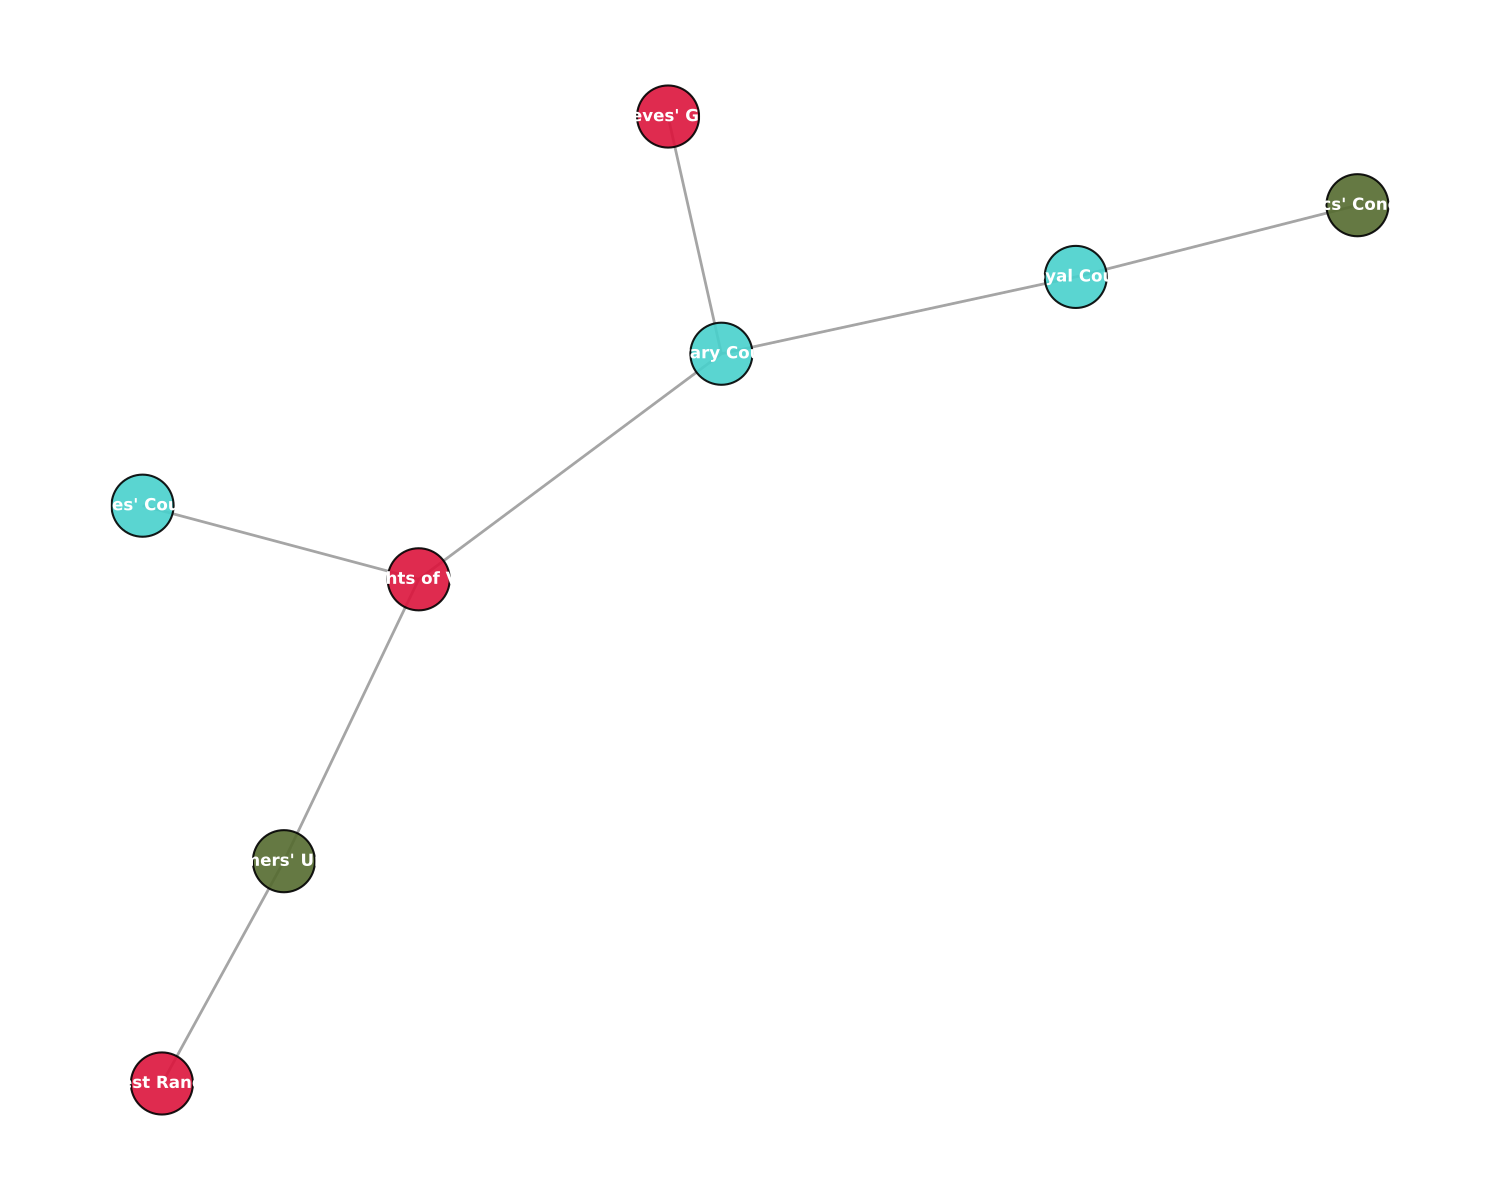

This figure's Python source:
import matplotlib.pyplot as plt
import networkx as nx

governance_bodies = [
    "Royal Court", "Military Council", "Farmers' Union", "Mages' Council",
    "Knights of Valor", "Thieves' Guild", "Forest Rangers", "Clerics' Conclave"
]

interactions = [
    ("Royal Court", "Military Council"),
    ("Farmers' Union", "Knights of Valor"),
    ("Military Council", "Knights of Valor"),
    ("Military Council", "Thieves' Guild"),
    ("Mages' Council", "Knights of Valor"),
    ("Forest Rangers", "Farmers' Union"),
    ("Clerics' Conclave", "Royal Court"),
]

node_categories = {
    "Leadership": ["Royal Court", "Military Council", "Mages' Council"],
    "Defense & Law": ["Knights of Valor", "Thieves' Guild", "Forest Rangers"],
    "Civilians": ["Farmers' Union", "Clerics' Conclave"]
}

colors = {
    "Leadership": 'mediumturquoise',
    "Defense & Law": 'crimson',
    "Civilians": 'darkolivegreen'
}

color_map = []
for body in governance_bodies:
    for category in node_categories:
        if body in node_categories[category]:
            color_map.append(colors[category])

# Create an undirected graph
kingdom_graph = nx.Graph()
kingdom_graph.add_nodes_from(governance_bodies)
kingdom_graph.add_edges_from(interactions)

pos = nx.spring_layout(kingdom_graph, seed=21)

plt.figure(figsize=(15, 12))

nx.draw_networkx_nodes(
    kingdom_graph, pos, node_size=2000, node_color=color_map, edgecolors='black', linewidths=1.5, alpha=0.9
)

nx.draw_networkx_edges(
    kingdom_graph, pos, width=2, alpha=0.7, edge_color='grey'
)

nx.draw_networkx_labels(
    kingdom_graph, pos, font_size=12, font_color='white', font_weight='bold'
)

plt.axis('off')
plt.tight_layout()
plt.show()
